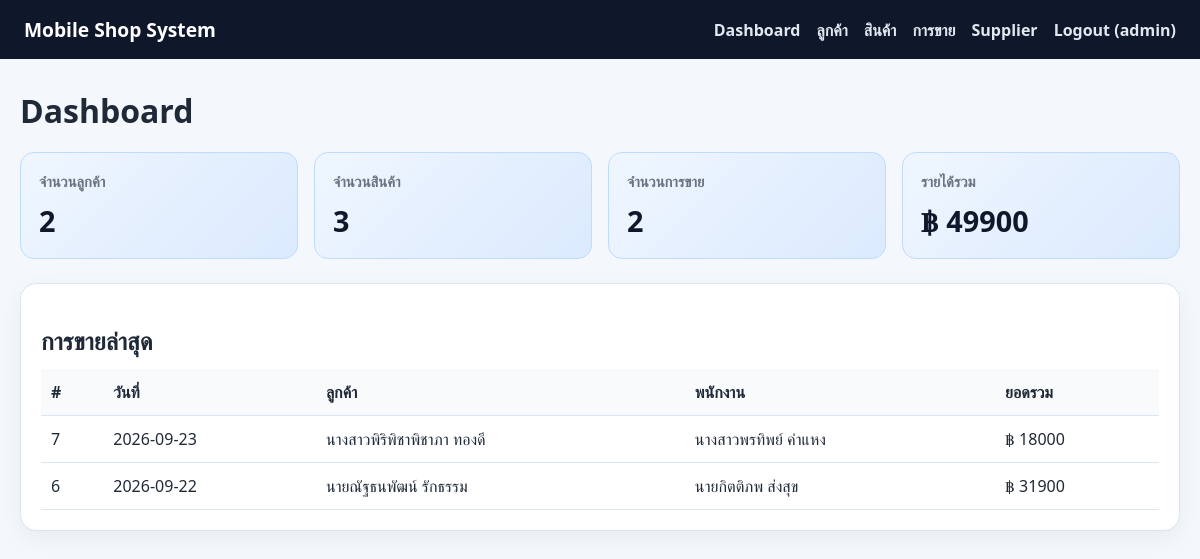
/ (signed in), run on the app's committed database.
### tables this page shows
CREATE TABLE sale (
            sale_id INTEGER PRIMARY KEY AUTOINCREMENT,
            sale_date TEXT NOT NULL DEFAULT (date('now')),
            customer_id INTEGER NOT NULL,
            employee_id INTEGER NOT NULL,
            total_amount REAL NOT NULL DEFAULT 0,
            FOREIGN KEY (customer_id) REFERENCES customer(customer_id) ON DELETE RESTRICT,
            FOREIGN KEY (employee_id) REFERENCES employee(employee_id) ON DELETE RESTRICT
        );

CREATE TABLE customer (
            customer_id INTEGER PRIMARY KEY AUTOINCREMENT,
            customer_name TEXT NOT NULL,
            address_no TEXT,
            sub_district TEXT,
            district TEXT,
            province TEXT,
            zip_code TEXT
        );

CREATE TABLE employee (
            employee_id INTEGER PRIMARY KEY AUTOINCREMENT,
            employee_name TEXT NOT NULL,
            position TEXT NOT NULL
        );

### app.py (the view)
@app.route("/")
@login_required
def index():
    conn = get_db_connection()
    customer_count = conn.execute("SELECT COUNT(*) AS count FROM customer").fetchone()["count"]
    product_count = conn.execute("SELECT COUNT(*) AS count FROM product").fetchone()["count"]
    sale_count = conn.execute("SELECT COUNT(*) AS count FROM sale").fetchone()["count"]
    revenue = conn.execute("SELECT COALESCE(SUM(total_amount), 0) AS total FROM sale").fetchone()["total"]
    recent_sales = conn.execute(
        """
        SELECT s.sale_id, s.sale_date, c.customer_name, e.employee_name, s.total_amount
        FROM sale s
        JOIN customer c ON c.customer_id = s.customer_id
        JOIN employee e ON e.employee_id = s.employee_id
        ORDER BY s.sale_id DESC
        LIMIT 5
        """
    ).fetchall()
    conn.close()
    return render_template(
        "index.html",
        customer_count=customer_count,
        product_count=product_count,
        sale_count=sale_count,
        revenue=revenue,
        recent_sales=recent_sales,
    )

### app.py (called while the page is built)
def get_db_connection():
    conn = sqlite3.connect(DB_PATH)
    conn.row_factory = sqlite3.Row
    return conn

def login_required(view_func):
    @wraps(view_func)
    def wrapper(*args, **kwargs):
        if not session.get("user"):
            return redirect(url_for("login"))
        return view_func(*args, **kwargs)
    return wrapper

### templates/index.html (shortened to what this page needs)
{% extends 'base.html' %}
{% block content %}
<div class="page-header">
    <h1>Dashboard</h1>
</div>
<div class="summary-grid">
    <div class="summary-box">
        <h3>จำนวนลูกค้า</h3>
        <div class="value">{{ customer_count }}</div>
    </div>
    <div class="summary-box">
        <h3>จำนวนสินค้า</h3>
        <div class="value">{{ product_count }}</div>
    </div>
    <div class="summary-box">
        <h3>จำนวนการขาย</h3>
        <div class="value">{{ sale_count }}</div>
    </div>
    <div class="summary-box">
        <h3>รายได้รวม</h3>
        <div class="value">฿ {{ revenue|int }}</div>
    </div>
</div>
<div class="card">
    <h2 class="section-title">การขายล่าสุด</h2>
    <div class="table-wrap">
        <table>
            <thead>
                <tr>
                    <th>#</th>
                    <th>วันที่</th>
                    <th>ลูกค้า</th>
                    <th>พนักงาน</th>
                    <th>ยอดรวม</th>
                </tr>
            </thead>
            <tbody>
                {% for sale in recent_sales %}
                    <tr>
                        <td>{{ sale.sale_id }}</td>
                        <td>{{ sale.sale_date }}</td>
                        <td>{{ sale.customer_name }}</td>
                        <td>{{ sale.employee_name }}</td>
                        <td>฿ {{ sale.total_amount|int }}</td>
                    </tr>
                {% endfor %}
            </tbody>
        </table>
    </div>
</div>
{% endblock %}

### static/styles.css (style rules this page uses)
:root { --bg: #f4f7fb; --nav: #0f172a; --card: #ffffff; --primary: #2563eb; --primary-dark: #1d4ed8; --accent: #10b981; --text: #1f2937; --muted: #6b7280; --danger: #dc2626; --border: #dbe4f0; }
* { box-sizing: border-box; }
body { margin: 0; font-family: "Segoe UI", Tahoma, Geneva, Verdana, sans-serif; background: var(--bg); color: var(--text); }
.card { background: var(--card); border: 1px solid var(--border); border-radius: 16px; box-shadow: 0 8px 22px rgba(15, 23, 42, 0.05); padding: 20px; }
.summary-grid { display: grid; grid-template-columns: repeat(auto-fit, minmax(180px, 1fr)); gap: 16px; margin-bottom: 24px; }
.summary-box { background: linear-gradient(135deg, #eff6ff, #dbeafe); border-radius: 14px; padding: 18px; border: 1px solid #bfdbfe; }
.summary-box h3 { margin: 0 0 10px; color: var(--muted); font-size: 0.92rem; }
.summary-box .value { font-size: 1.8rem; font-weight: 700; color: var(--nav); }
.page-header { display: flex; justify-content: space-between; align-items: center; gap: 16px; margin: 18px 0 20px; }
.page-header h1 { margin: 0; }
.table-wrap { overflow-x: auto; }
table { width: 100%; border-collapse: collapse; min-width: 700px; }
th, td { border-bottom: 1px solid var(--border); padding: 12px 10px; text-align: left; vertical-align: top; }
th { background: #f8fafc; color: var(--text); }
.section-title { margin: 20px 0 12px; }

### data on the page
sale: sale_id "7", sale_date "2026-09-23", customer_name "นางสาวพิริพิชาพิชาภา ทองดี", employee_name "นางสาวพรทิพย์ คำแหง", total_amount "18000"
sale: sale_id "6", sale_date "2026-09-22", customer_name "นายณัฐธนพัฒน์ รักธรรม", employee_name "นายกิตติภพ ส่งสุข", total_amount "31900"

### other printed values
{{ session.get('user') }} "admin"
{{ customer_count }} "2"
{{ product_count }} "3"
{{ sale_count }} "2"
{{ revenue|int }} "49900"
